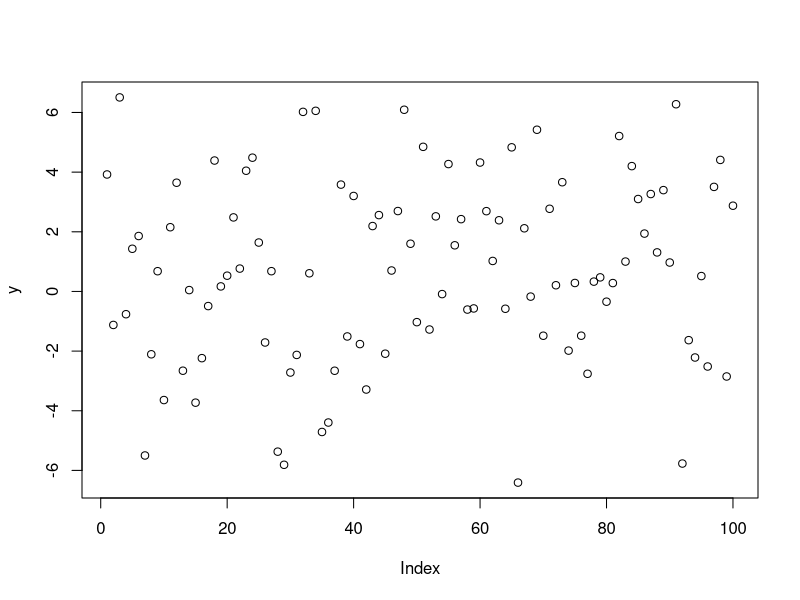
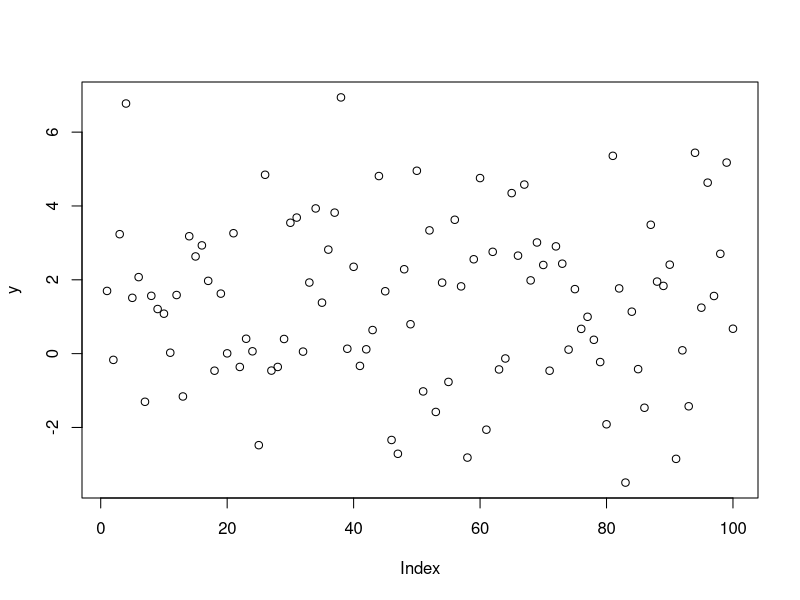
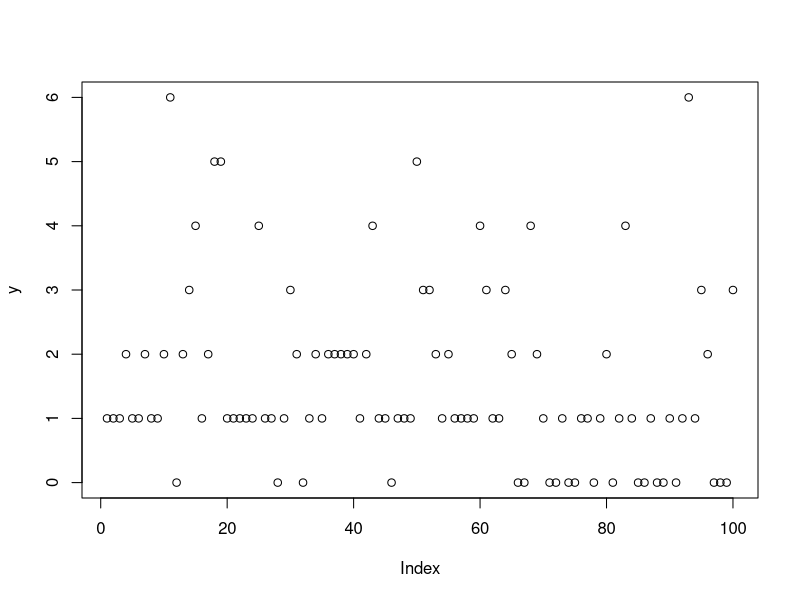

Write the R code that produced these figures, in order.
#simulate standard Normal random numbers with mean 0 and standard deviation 1.
x <- rnorm(10)
x
#simulate numbers with mean and standard deviation
x <- rnorm(10, mean = 0, sd = 1)
x
summary(x)
#pnorm() function
pnorm(2)
#Task 2: Setting the random number seed
set.seed(1)
rnorm(5)
rnorm(10)
rpois(10, lambda = 5)
#1st set
j <- rnorm(10, mean = 1)
j
# 2nd set
k <- rnorm(10, mean = 2)
k
#3rd set
l <- rnorm(10, mean = 10)
l
#Task 3: Simulating a Linear Model
set.seed(20)
x <- rnorm(100)
e <- rnorm(100, 0, 2)
y <- 0.5 + 2 * x + e
summary(y)
plot(y)
set.seed(10)
x <- rbinom(100, 1, 0.5)
str(x)
e <- rnorm(100, 0, 2)
y <- 0.5 + 2 * x + e
plot(y)
set.seed(1)
x <- rnorm(100)
log.mu <- 0.5 + 0.3 * x
y <- rpois(100, exp(log.mu))
summary(y)
plot(y)
#Task 4: Random Sampling
set.seed(1)
sample(1:10, 4)
sample(1:10, 4)
sample(letters, 5)
sample(1:10)
sample(1:10)
sample(1:10, replace = TRUE)
library(datasets)
data(airquality)
head(airquality)
set.seed(20)
idx <- seq_len(nrow(airquality))
samp <- sample(idx, 6)
airquality[samp, ]
